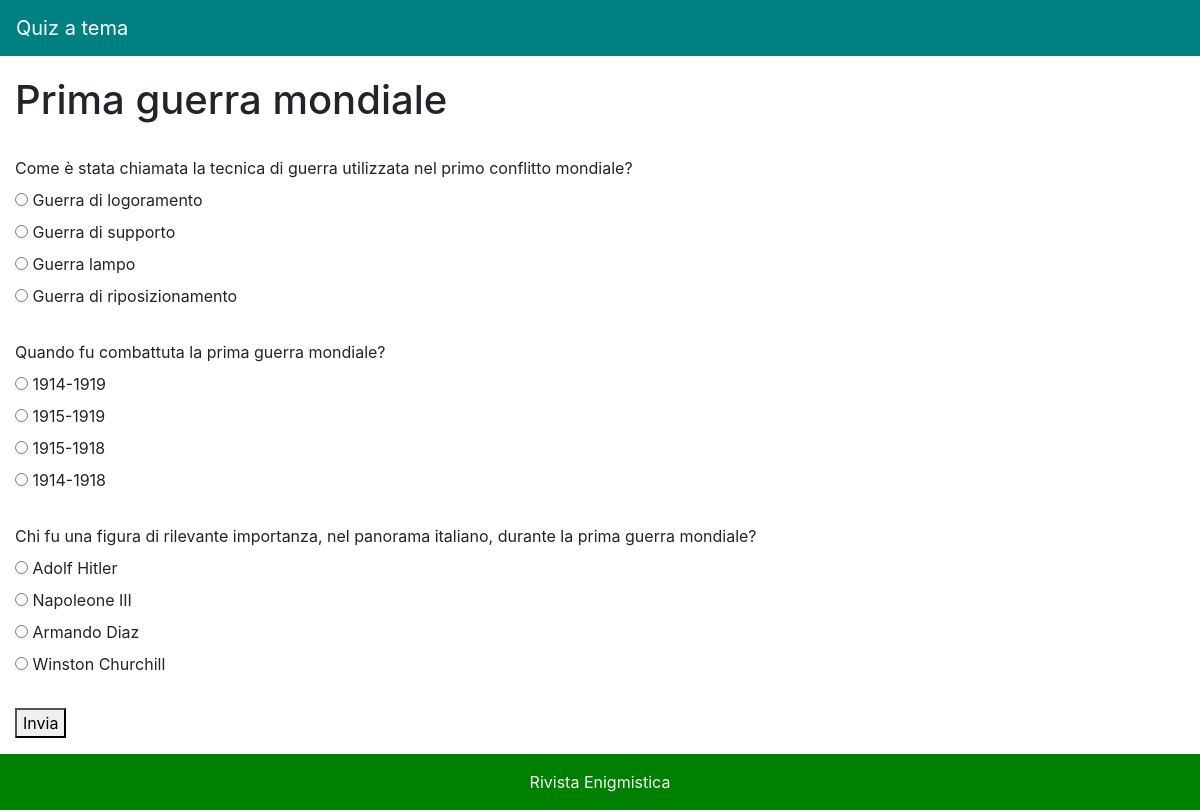
/gioco.php?id=2&nome=Prima guerra mondiale, run on the app's committed database.
### tables this page shows
CREATE TABLE quesito (
  id int PRIMARY KEY,
  testo text NOT NULL,
  id_gioco int NOT NULL,
  CONSTRAINT fk_gioco FOREIGN KEY (id_gioco) REFERENCES tematica (id) ON DELETE CASCADE ON UPDATE CASCADE
);

CREATE TABLE risposte_quesiti(
  id_quesito int,
  id_risposta int,
  risposta_corretta boolean NOT NULL DEFAULT 0,
  CONSTRAINT pk_risposte_quesiti PRIMARY KEY (id_quesito, id_risposta),
  CONSTRAINT fk_quesito FOREIGN KEY (id_quesito) REFERENCES quesito (id) ON DELETE CASCADE ON UPDATE CASCADE,
  CONSTRAINT fk_risposta_corretta FOREIGN KEY (id_risposta) REFERENCES risposta (id) ON DELETE CASCADE ON UPDATE CASCADE
);

CREATE TABLE risposta (
  id int PRIMARY KEY,
  testo text NOT NULL
);

### gioco.php (the view, shortened to what this page needs)
<?php
require "libs/header.php";
require "libs/connection.php";
$id_gioco = $_GET['id'];
$quesiti = $connessione->query("SELECT * FROM quesito as q WHERE q.id_gioco = ".$id_gioco);
$risposte_quesiti = $connessione->query("SELECT rq.id_quesito,  r.id as id_risposta, rq.risposta_corretta, r.testo FROM risposta as r
                                 INNER JOIN risposte_quesiti as rq ON r.id = rq.id_risposta
                                 INNER JOIN quesito as q ON rq.id_quesito = q.id
                                 WHERE q.id_gioco = ".$id_gioco);
?>
<h1><?php echo $_GET["nome"] ?></h1><br>
<form action="./risultato.php" method="post">
    <?php
        foreach ($quesiti as $quesito){
            echo '<label for="'.$quesito['id'].'">'.$quesito["testo"].'</label>
                <br>';
                foreach ($risposte_quesiti as $rq){
                    if ($rq["id_quesito"] == $quesito["id"]) {
                        echo '<input name="'.$quesito['id'].'" type="radio" value="'.$rq["id_risposta"].'" id="'.$rq["id_risposta"].'"> <label for="'.$rq["id_risposta"].'">'.$rq["testo"].'</label>';
                        echo '<br>';
                    }
                }
            echo '<br>';
        }
    ?>
    <button type="submit">Invia</button>
</form>
<?php require "libs/footer.php" ?>

### libs/header.php (shortened to what this page needs)
<!DOCTYPE html>
<html lang="it">
<head>
  <link rel="stylesheet" href="css/bootstrap.min.css">
</head>
<body>
    <nav class="navbar navbar-expand-sm navbar-dark" style="background-color: teal">
      <a class="navbar-brand" href="./index.php">Quiz a tema</a>
    </nav>
    <div class="container-fluid" style="margin-top:20px">

### libs/footer.php
</div>
  <footer class="font-small p-3 mt-3 text-center text-light" style="background-color: green">
    Rivista Enigmistica
  </footer>
  </body>
</html>

### data on the page
quesito: testo "Come è stata chiamata la tecnica di guerra utilizzata nel primo conflitto mondiale?"
risposte_quesiti: id_risposta.testo "Guerra di logoramento"
risposte_quesiti: id_risposta.testo "Guerra di supporto"
risposte_quesiti: id_risposta.testo "Guerra lampo"
risposte_quesiti: id_risposta.testo "Guerra di riposizionamento"
quesito: testo "Quando fu combattuta la prima guerra mondiale?"
risposte_quesiti: id_risposta.testo "1914-1919"
risposte_quesiti: id_risposta.testo "1915-1919"
risposte_quesiti: id_risposta.testo "1915-1918"
risposte_quesiti: id_risposta.testo "1914-1918"
quesito: testo "Chi fu una figura di rilevante importanza, nel panorama italiano, durante la prima guerra mondiale?"
risposte_quesiti: id_risposta.testo "Adolf Hitler"
risposte_quesiti: id_risposta.testo "Napoleone III"
risposte_quesiti: id_risposta.testo "Armando Diaz"
risposte_quesiti: id_risposta.testo "Winston Churchill"

### other printed values
$_GET["nome"] "Prima guerra mondiale"
